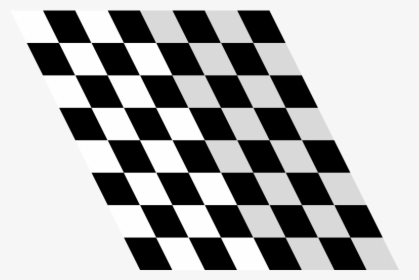
#> input picture checkerboard.jpg, 419 x 280 px
$ jupyter execute --allow-errors CornerDetection.ipynb
#> lines starting #> are read from the running program, lines starting #| are printed output that depends on the picture; after the words box and inside, x2 and y2 are one past the last pixel; in counts of white or black regions, pixels touching at a corner belong together
[cell 1]
import numpy as np
from matplotlib import pyplot as plt
import cv2

[cell 2]
img = cv2.imread('checkerboard.jpg')
#> img is the input picture: shape (280, 419, 3); min 0, max 255, mean 173
D = img.copy()
grey = cv2.cvtColor(img, cv2.COLOR_BGR2GRAY)

print('Input Image')
plt.imshow(img)
plt.set_cmap('gray')

[cell 3]
edges = cv2.Canny(grey, 18, 22)
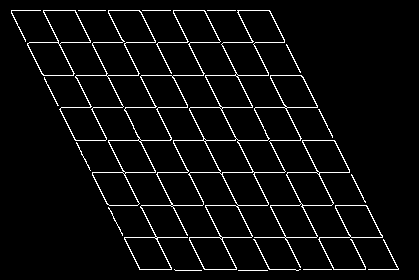
#> edges: shape (280, 419); 4.7% white in thin lines or dots, all inside (x1, y1, x2, y2) = (11, 10, 399, 271)
lines = cv2.HoughLines(edges,1,np.pi/180,146)
#> lines = 18 rows, first 8: [75, 1.57], [237, 1.57], [140, 1.57], [10, 1.57], [172, 1.57], [107, 1.57], [205, 1.57], [42, 1.57]
for line in lines:
    for rho,theta in line:
        a = np.cos(theta)
        b = np.sin(theta)
        x0 = a*rho
        y0 = b*rho
        x1 = int(x0 + 3000*(-b))
        y1 = int(y0 + 3000*(a))
        x2 = int(x0 - 3000*(-b))
        y2 = int(y0 - 3000*(a))
        cv2.line(img,(x1,y1),(x2,y2),(255,0,255),2) ##Lines detected from the hough Lines function.
#> this loop made 18 passes
#> line on passes 1 to 12: [[75, 1.57]], [[237, 1.57]], [[140, 1.57]], [[10, 1.57]], [[172, 1.57]], [[107, 1.57]], [[205, 1.57]], [[42, 1.57]], [[269, 1.57]], [[-205, 2.67]], [[-90, 2.67]], [[-147, 2.67]]
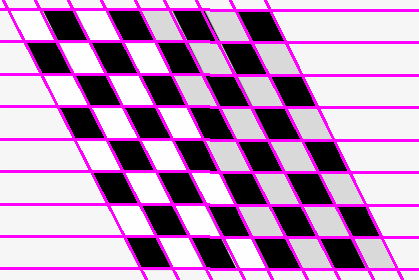
#> img: shape (280, 419, 3); 15.93% of pixels changed, all inside (x1, y1, x2, y2) = (0, 0, 419, 280)

print('Lines Detected using Hough Transformation')
plt.imshow(img)
plt.show()

[cell 4]
## We need to get the intersections of the lines so we can identify where the corners are!
def intersection(line1, line2):
    """Finds the intersection of two lines given in Hesse normal form.

    Returns closest integer pixel locations.
    See https://stackoverflow.com/a/383527/5087436
    """
    rho1, theta1 = line1
    rho2, theta2 = line2
    if (np.rad2deg(theta2-theta1) > 10):   ## checking to make sure lines are not parellel by checking the angle between them.
        A = np.array([
            [np.cos(theta1), np.sin(theta1)],
            [np.cos(theta2), np.sin(theta2)]
        ])
        b = np.array([[rho1], [rho2]])
        try:
            x0, y0 = np.linalg.solve(A, b)
        except:
            print("Singular matrix -- You should check that the lines are not close to parallel"
              "e.g. check that lines are not within 10 degrees of each other")
            raise
            x0, y0 = int(np.round(x0)), int(np.round(y0))
        return [[x0, y0]]

[cell 5]
def segmented_intersections(lines):              ## Code from stackoverflow link above.
    """Finds the intersections between groups of lines."""

    intersections = []
    for i, group in enumerate(lines[:-1]):
        for next_group in lines[i+1:]:
            for line1 in group:
                for line2 in next_group:
                    intersections.append(intersection(line1, line2))
#> this loop made 17 passes
#> group on passes 9 to 17: [[269, 1.57]], [[-205, 2.67]], [[-90, 2.67]], [[-147, 2.67]], [[-32, 2.67]], [[-122, 2.69]], [[-239, 2.69]], [[-61, 2.67]], [[-3, 2.67]]
#> group on passes 1 to 6: [[75, 1.57]], [[237, 1.57]], [[140, 1.57]], [[10, 1.57]], [[172, 1.57]], [[107, 1.57]]

    return intersections
